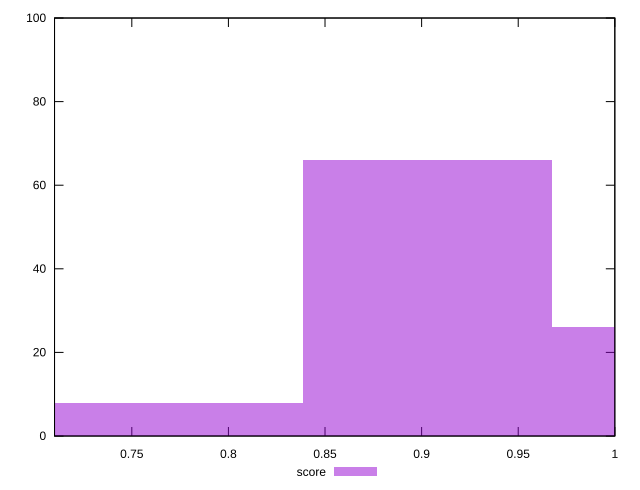

Recreate this plot in gnuplot.
reset

$score <<EOF
0.9029089874575834 66
1.0318959856658096 26
0.7739219892493572 8
EOF

set key outside below
set boxwidth 0.1289869982082262
set xrange [0.71:1]
set yrange [0:100]
set trange [0:100]
set style fill transparent solid 0.5 noborder
set terminal svg size 640, 490 enhanced background rgb 'white'
set output "reprap/uses-optimized-images/samples/pages+cached+noexternal+nomedia/score/histogram.svg"

plot $score title "score" with boxes

reset
